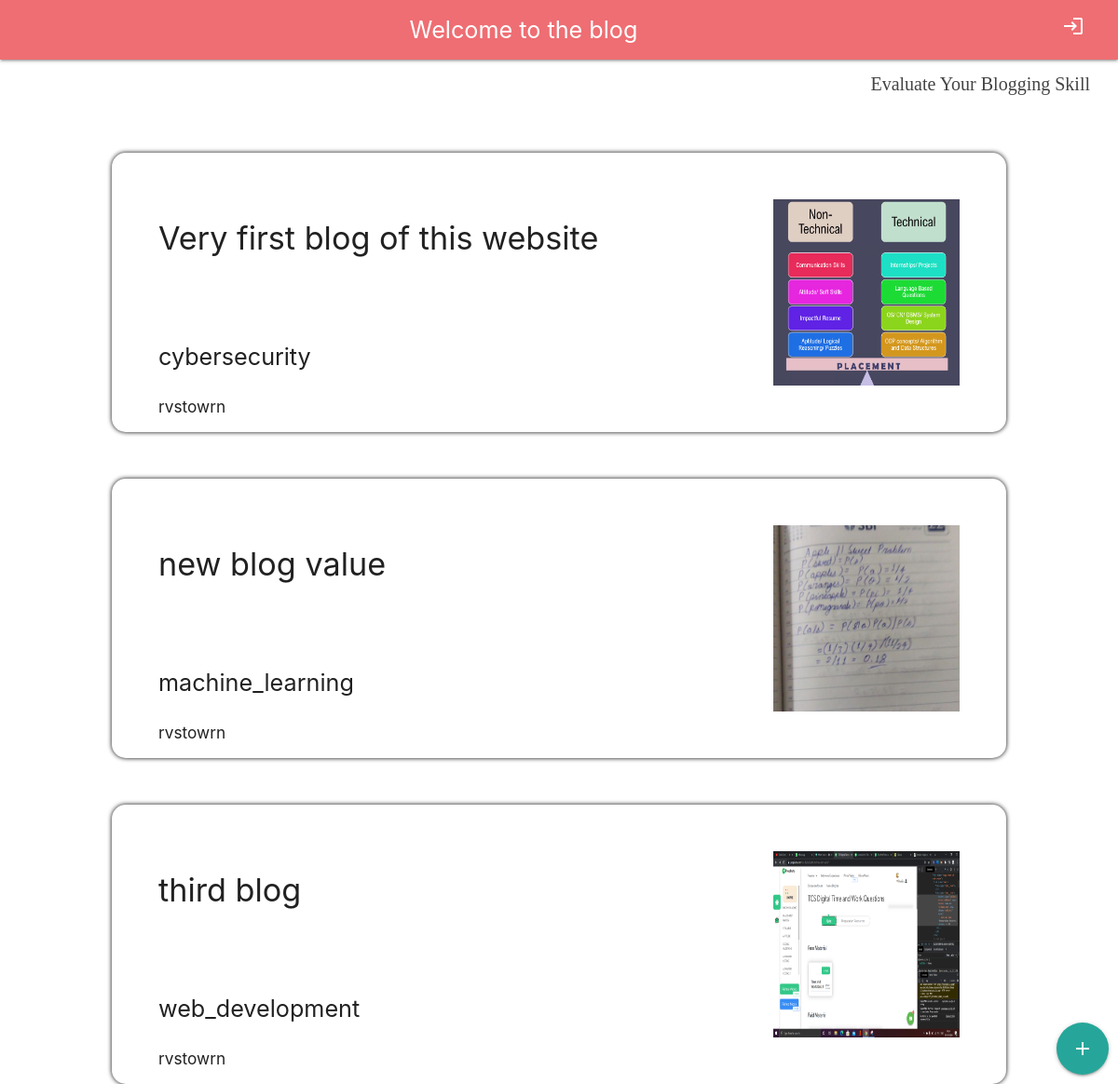
The app's page /feed.php with its own data.
### tables this page shows
CREATE TABLE `blog` (
  `text` text NOT NULL,
  `img_src` varchar(100) NOT NULL,
  `author` varchar(100) NOT NULL,
  `topic` varchar(100) NOT NULL
);

### feed.php (the view, shortened to what this page needs)
<?php
    echo "<nav>
        <a href='./api/logout.php' class='btn-flat btn-floating btn-large right' style='background-color:#ee6e73'>
            <i class='material-icons'>login</i>
        </a>
            <p class='flow-text'>Welcome " . $_SESSION['username'] . " to the blog</p>
        </nav>";
?>
<!DOCTYPE html>
<html lang="en">
<head>
    <link rel="stylesheet" href="https://cdnjs.cloudflare.com/ajax/libs/materialize/1.0.0/css/materialize.min.css">
</head>
<body>
    <?php
        include './db/connect_db.php';
        $sql = "SELECT * from blog";
        $result = $conn->query($sql);
        if ($result->num_rows > 0) {
            while($row = $result->fetch_assoc()) {
                echo "<div class='blog'>
                        <img src='uploads/" . $row["img_src"]."'>
                        <h4 class='text'> " . $row["text"] . " </h4>
                        <div>
                            <p class='flow-text topic right'> " . $row["topic"] . " </p>
                            <h6 class='author'> " . $row["author"] . " </h6>
                        </div>
                      </div>";
            }
        }
        else{
            echo '<h5> No Feed </h5>';
        }
    ?>
    <a href="./evaluate.php" class='side-msg'>Evaluate Your Blogging Skill</a>
    <a href='./create_blog.php' class="btn-floating btn-large bottom_side">
        <i class="material-icons">add</i>
    </a>
</body>
</html>

### feed.php (style rules this page uses)
body { width:100vw; height:100vh; overflow-x:hidden; }
.bottom_side { position:fixed; bottom:10px; right:10px; }
.blog { padding:50px; height:300px; width:80%; position:relative; margin:50px auto; box-shadow: 0 0 5px black; border-radius:15px; }
.blog > img { width:200px; height:200px; float:right; }
.blog > div { position:absolute; bottom:10px; }
nav { padding-right:20px; text-align:center; margin-bottom:100px; }
.side-msg { text-decoration: none; font-size: 20px; position: absolute; top: 75px; right: 30px; color: #444; font-family: cursive; }

### records on screen
blog: img_src (picture), text "Very first blog of this website", topic "cybersecurity", author "rvstowrn"
blog: img_src (picture), text "new blog value", topic "machine_learning", author "rvstowrn"
blog: img_src (picture), text "third blog", topic "web_development", author "rvstowrn"
